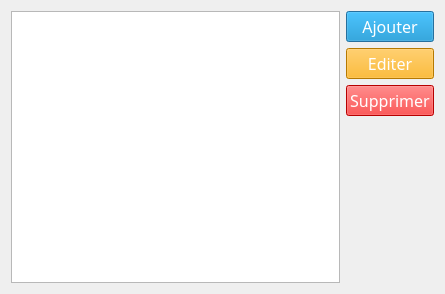
<?xml version="1.0" encoding="UTF-8"?>
<ui version="4.0">
 <class>Dialog</class>
 <widget class="QDialog" name="Dialog">
  <property name="geometry">
   <rect>
    <x>0</x>
    <y>0</y>
    <width>445</width>
    <height>294</height>
   </rect>
  </property>
  <property name="windowTitle">
   <string>Gestion Rôle</string>
  </property>
  <layout class="QHBoxLayout" name="horizontalLayout">
   <item>
    <widget class="QTableWidget" name="table_widget_roles"/>
   </item>
   <item>
    <layout class="QVBoxLayout" name="verticalLayout">
     <item>
      <widget class="QPushButton" name="btn_add">
       <property name="font">
        <font>
         <family>Papyrus</family>
         <pointsize>12</pointsize>
        </font>
       </property>
       <property name="styleSheet">
        <string notr="true">color: rgb(255, 255, 255);
background-color: rgb(0, 135, 202);</string>
       </property>
       <property name="text">
        <string>Ajouter</string>
       </property>
      </widget>
     </item>
     <item>
      <widget class="QPushButton" name="btn_edit">
       <property name="font">
        <font>
         <family>Papyrus</family>
         <pointsize>12</pointsize>
        </font>
       </property>
       <property name="styleSheet">
        <string notr="true">background-color: rgb(255, 170, 0);
color: rgb(255, 255, 255);</string>
       </property>
       <property name="text">
        <string>Editer</string>
       </property>
      </widget>
     </item>
     <item>
      <widget class="QPushButton" name="btn_delete">
       <property name="font">
        <font>
         <family>Papyrus</family>
         <pointsize>12</pointsize>
        </font>
       </property>
       <property name="styleSheet">
        <string notr="true">background-color: rgb(255, 0, 0);
color: rgb(255, 255, 255);</string>
       </property>
       <property name="text">
        <string>Supprimer</string>
       </property>
      </widget>
     </item>
     <item>
      <spacer name="verticalSpacer">
       <property name="orientation">
        <enum>Qt::Vertical</enum>
       </property>
       <property name="sizeHint" stdset="0">
        <size>
         <width>20</width>
         <height>40</height>
        </size>
       </property>
      </spacer>
     </item>
    </layout>
   </item>
  </layout>
 </widget>
 <resources/>
 <connections/>
</ui>
